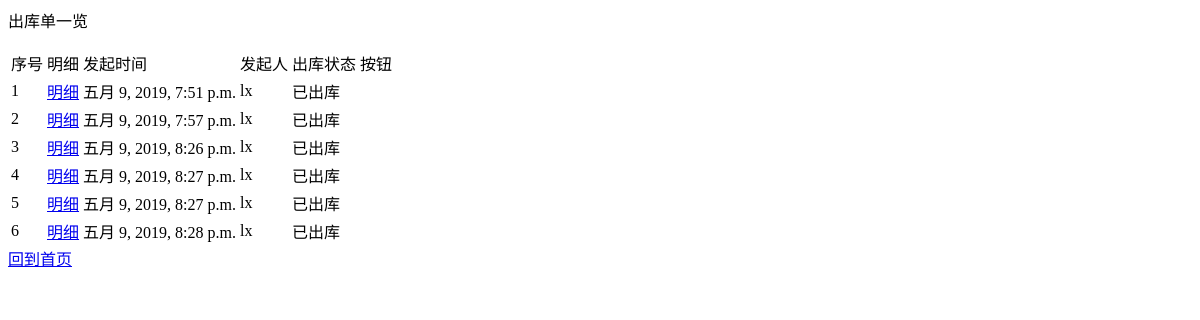
The page /checkout/query/ on the database as committed earlier.
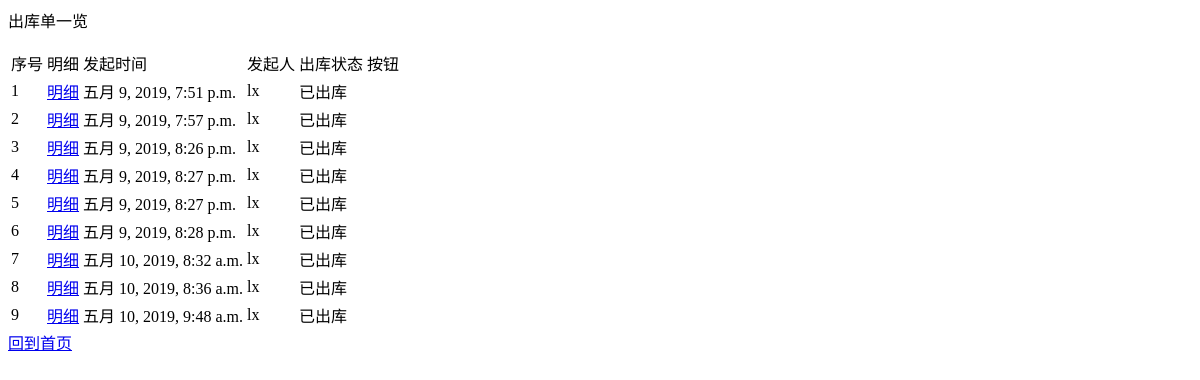
The same page on the database as committed later.
### checkout/models.py (models this page shows)
class Checkout(models.Model):
    id = models.IntegerField('id', primary_key=True)
    create_time = models.DateTimeField('create_time', default=timezone.now)
    create_user = models.ForeignKey(User, on_delete=models.CASCADE)
    status = models.IntegerField('status', default=0)  # 0 待出库 1 已出库

### user/models.py (models this page shows, shortened)
class User(models.Model):
    id = models.IntegerField('id', primary_key=True)
    user_name = models.CharField('user_name', unique=True, blank=False, max_length=20)
    create_time = models.DateTimeField('create_time', default=timezone.now)
    is_admin = models.BooleanField('is_admin', default=False)
    password = models.CharField('password', blank=False, max_length=20)
    worker_type = models.IntegerField('worker_type', default=0)

### checkout/views.py (the view)
# urls.py: path('query/', views.query, name='query'),
def query(request):
    checkout_list = Checkout.objects.all()
    status_dict = {
        1: '已出库',
        0: '未出库',
    }
    context = {
        'checkout_list': checkout_list,
        'status_dict': status_dict,
    }
    return render(request, 'checkout/query.html', context)

### checkout/templates/checkout/query.html (shortened to what this page needs)
<body>
    <p> 出库单一览 </p>
    <table>
        <tr>
            <td> 序号 </td>
            <td> 明细 </td>
            <td> 发起时间 </td>
            <td> 发起人 </td>
            <td> 出库状态 </td>
            <td> 按钮 </td>
        </tr>
        {% for checkout in checkout_list %}
            <tr>
                <td> {{forloop.counter}} </td>
                <td><a href="{% url 'checkout:query_detail' checkout.id %}">明细</a></td>
                <td> {{checkout.create_time}} </td>
                <td> {{checkout.create_user.user_name}} </td>
                {% if checkout.status == 1 %}
                    <td>
                        {{status_dict.1}}
                    </td>
                {% endif %}
            </tr>
        {% endfor %}
    </table>
    <a href="{% url 'user:index' %}">回到首页</a>
</body>

Rows that differ between the two databases and show on the page:
added Checkout: create_time "五月 10, 2019, 8:32 a.m.", create_user.user_name "lx", status_dict "已出库"
added Checkout: create_time "五月 10, 2019, 8:36 a.m.", create_user.user_name "lx", status_dict "已出库"
added Checkout: create_time "五月 10, 2019, 9:48 a.m.", create_user.user_name "lx", status_dict "已出库"
